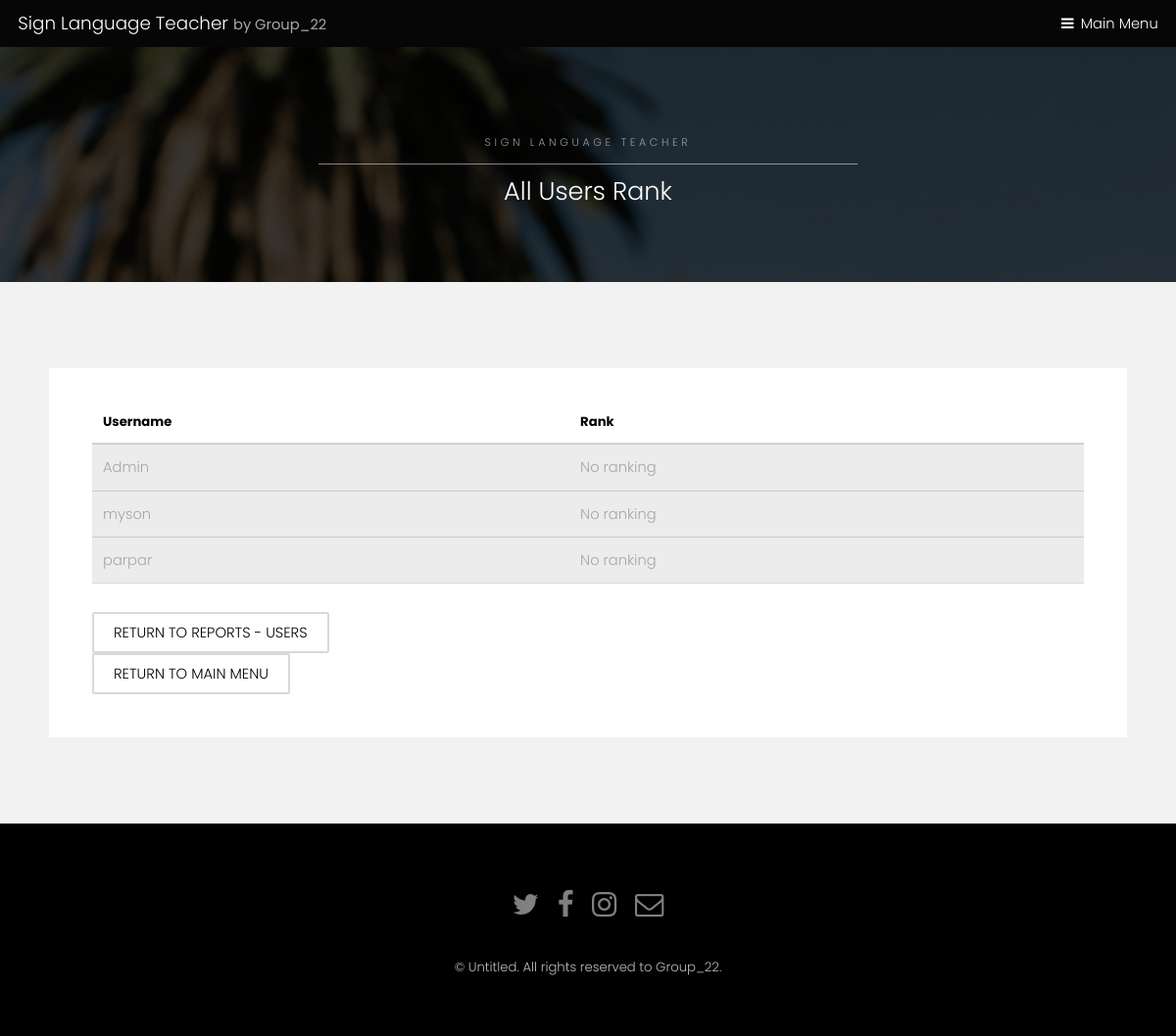
Page /sign-language-teacher/reports-menu/rank-for-admin/ on the earlier database version.
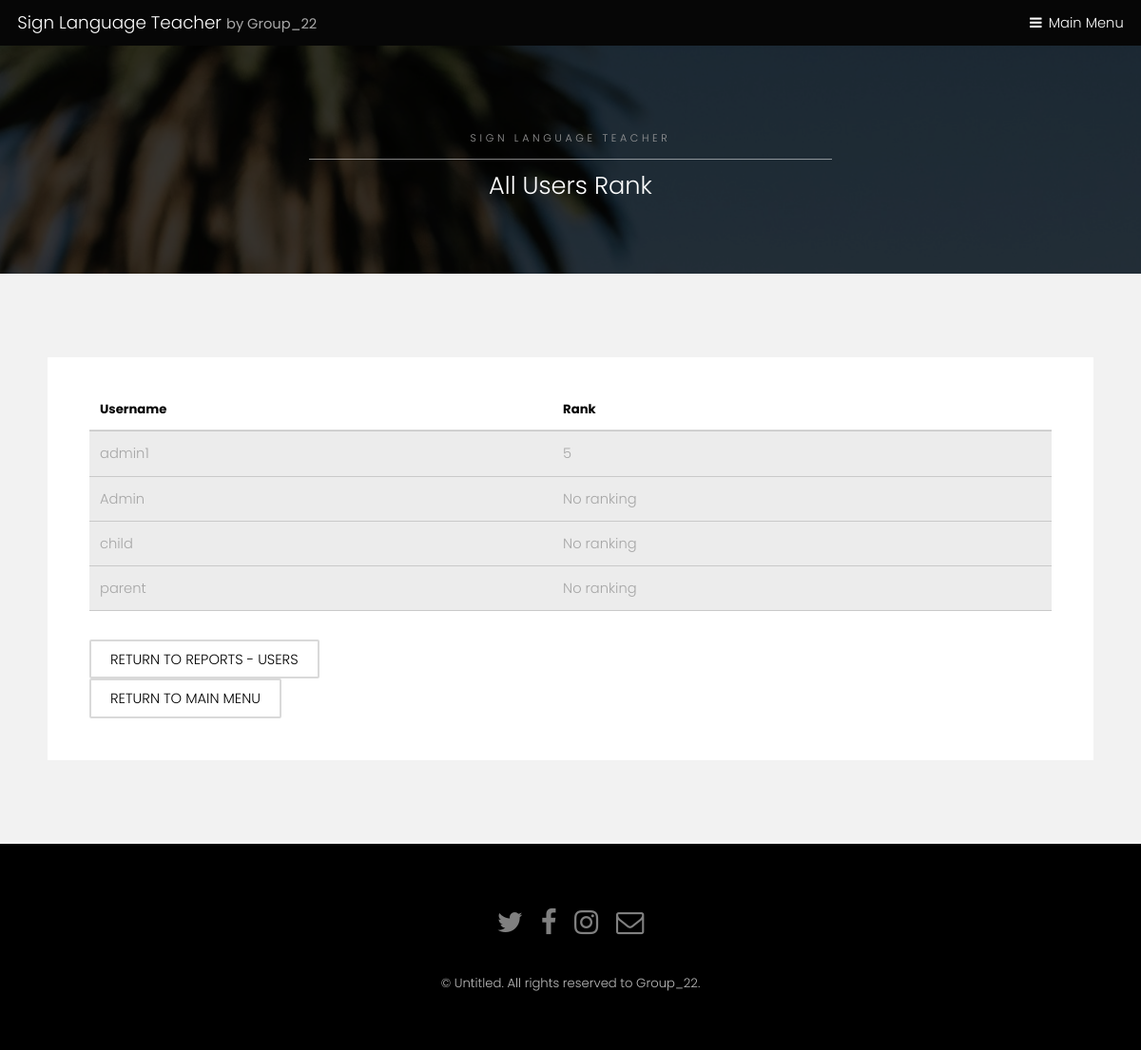
Same page on the later database version.
### registration/models.py (models this page shows, shortened)
class UserProfile(models.Model):
    TYPES = (('parent', 'parent'), ('student', 'student'))
    user = models.OneToOneField(User, related_name='profile', on_delete=models.CASCADE, blank=True, null=True)
    son = models.ForeignKey(User, on_delete=models.SET_NULL, blank=True, null=True, related_name='dad')
    address = models.CharField(max_length=100, default='')
    age = models.IntegerField(default=0)
    points = models.IntegerField(default=0)
    type = models.CharField(max_length=10, choices=TYPES, default='student')
    is_admin = models.BooleanField(default=False)
    suspention_time = models.DateTimeField(default=datetime(2000, 1, 1))
    total_minutes = models.FloatField(default=0)
    last_login = models.DateTimeField(default=datetime(2000, 1, 1))
    rank = models.IntegerField(default=0)
    level = models.IntegerField(default=1)
    limit = models.DateTimeField(default=datetime(2000, 1, 1))

### registration/views.py (the view)
# urls.py: path('reports-menu/rank-for-admin/', views.rank_for_admin, name='rank-for-admin'),
def rank_for_admin(request):
    user = request.user
    user_profile = UserProfile.objects.all()
    user_list = list(user_profile)
    sum = 0
    for p in user_list:
        sum += p.rank
    avg = sum / len(user_list)
    return render(request, 'registration/rank-for-admin.html',
                  {'user': user_profile, 'user_list': user_list, 'avg': avg})

### registration/templates/registration/rank-for-admin.html (shortened to what this page needs)
{% extends 'registration/SubPage.html' %}
{% block title %}
    <h2>All Users Rank</h2>
{% endblock %}
{% block data %}
<div class="table-wrapper">
    <table>
        <thead>
        <tr>
            <th>Username</th>
            <th>Rank</th>
        </tr>
        </thead>
        {% for f in user_list %}
        <tbody>
        <tr>
            <td>{{f.user}}</td>
            <td>{% if f.rank == 0 %}
            No ranking
            {% else %}
            {{f.rank}} {% endif %}
            </td>
        </tr>
        </tbody>
        {% endfor %}
    </table>
</div>
  {% if up.type == 'student' %}
  <a href="{% url 'registration:reports-menu-users' %}"class="button alt">Return to reports - users</a><br>
{% else %}
    <a href="{% url 'registration:reports-menu-users' %}"class="button alt">Return to reports - users</a><br>
{% endif %}
<a href="{% url 'registration:index' %}"class="button alt">Return to main menu</a><br>
{% endblock %}

### registration/templates/registration/SubPage.html (shortened to what this page needs)
<!DOCTYPE HTML>
<html>
	<head>
        {% load static %}
		<link rel="stylesheet" href="{% static 'registration/sitestyle/assets/css/main.css' %}" />
	</head>
	<body class="subpage">
			<header id="header">
				<div class="logo"><a href="{% url 'registration:index' %}">Sign Language Teacher <span>by Group_22</span></a></div>
				<a href="#menu">Main Menu</a>
			</header>
			<section id="One" class="wrapper style3">
				<div class="inner">
					<header class="align-center">
						<p>Sign Language Teacher</p>
						{% block title %}{% endblock %}
					</header>
				</div>
			</section>
			<section id="two" class="wrapper style2">
				<div class="inner">
					<div class="box">
						<div class="content">
								{% block data %}{% endblock %}
						</div>
					</div>
				</div>
			</section>
			<footer id="footer">
				<div class="container">
					<ul class="icons">
						<li><a href="#" class="icon fa-twitter"><span class="label">Twitter</span></a></li>
						<li><a href="#" class="icon fa-facebook"><span class="label">Facebook</span></a></li>
						<li><a href="#" class="icon fa-instagram"><span class="label">Instagram</span></a></li>
						<li><a href="#" class="icon fa-envelope-o"><span class="label">Email</span></a></li>
					</ul>
				</div>
				<div class="copyright">
					&copy; Untitled. All rights reserved to Group_22.
				</div>
			</footer>
	</body>
</html>

Differences in the rows shown:
removed UserProfile: user "parpar", rank "No ranking"
added UserProfile: user "admin1", rank "5"
added UserProfile: user "child", rank "No ranking"
changed UserProfile: user "myson" → "parent"
